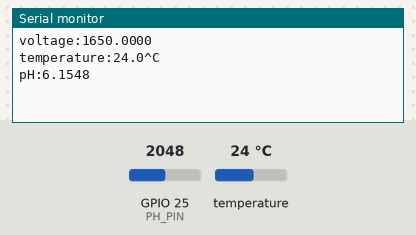
The sketch below on a simulated ESP32. Parts: the last lines printed to the serial monitor. Inputs (shaded band) come from the test bench; at power-on: temperature 24 °C, GPIO 25 (PH_PIN) = 2048. EEPROM starts erased.

Above: at 2.3 s.
2.4 s: temperature set to 12 °C
3.9 s: GPIO 25 (PH_PIN) set to 2866
At 3.9 s:
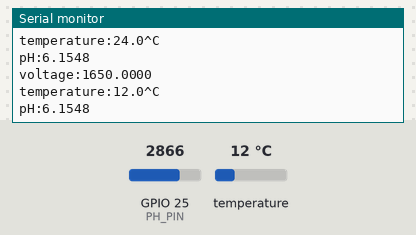
5.4 s: temperature set to 19 °C
At 6.6 s:
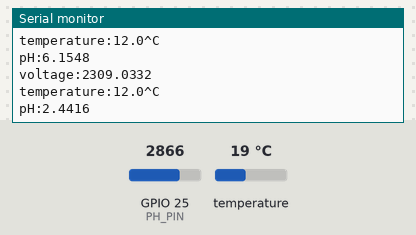
6.9 s: GPIO 25 (PH_PIN) set to 3603
At 7.7 s:
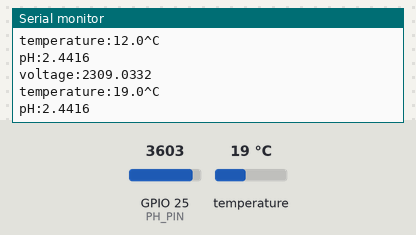
Timing chart, 0 to 9.4 s (numbered marks = the images above; inputs shaded):
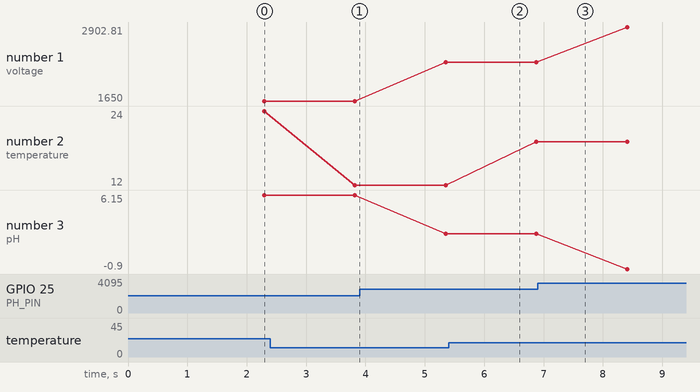

The sketch:

DFRobot_ESP_PH_BY_GREENPONIK.ino
```cpp
// (licence header left out)
#include "DFRobot_ESP_PH.h"
#include "EEPROM.h"
#include <Wire.h>
#include <OneWire.h>
#include <DallasTemperature.h>

DFRobot_ESP_PH ph;
#define ESPADC 4096.0   //the esp Analog Digital Convertion value
#define ESPVOLTAGE 3300 //the esp voltage supply value
#define PH_PIN 25		//the esp gpio data pin number
#define PINO_TEMP 14
float voltage, phValue, temperature = 25;

OneWire oneWire(PINO_TEMP);
DallasTemperature sensors(&oneWire);

void setup()
{
	Serial.begin(115200);
	EEPROM.begin(32);//needed to permit storage of calibration value in eeprom
	ph.begin();
}

void loop()
{
	sensors.requestTemperatures();
   float temp = sensors.getTempCByIndex(0);
   if (temp < -10 || temp > 80) temp = 25.0;

	static unsigned long timepoint = millis();
	if (millis() - timepoint > 1000U) //time interval: 1s
	{
		timepoint = millis();
		//voltage = rawPinValue / esp32ADC * esp32Vin
		voltage = analogRead(PH_PIN) / ESPADC * ESPVOLTAGE; // read the voltage
		Serial.print("voltage:");
		Serial.println(voltage, 4);

		//temperature = readTemperature();  // read your temperature sensor to execute temperature compensation
		Serial.print("temperature:");
		Serial.print(temp, 1);
		Serial.println("^C");

		phValue = ph.readPH(voltage, temp); // convert voltage to pH with temperature compensation
		Serial.print("pH:");
		Serial.println(phValue, 4);
	}
	ph.calibration(voltage, temp); // calibration process by Serail CMD
}

float readTemperature()
{
	//add your code here to get the temperature from your temperature sensor
}
```

Measured:
- plotted number 1: 1650 → 2309.03 after the input at 3.9 s, 2309.03 → 2902.81 after the input at 6.9 s
- plotted number 2: 24 → 12 after the input at 2.4 s, 12 → 19 after the input at 5.4 s
- plotted number 3: 6.15 → 2.44 after the input at 3.9 s, 2.44 → -0.9 after the input at 6.9 s
